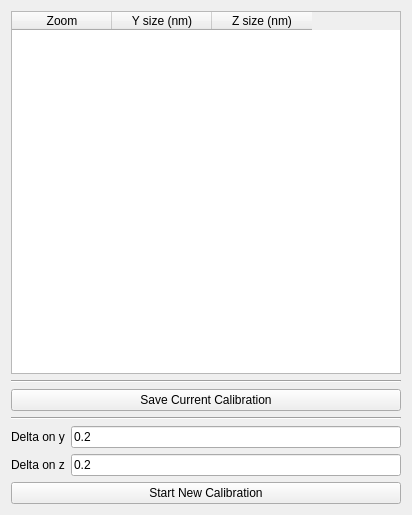
<?xml version="1.0" encoding="UTF-8"?>
<ui version="4.0">
 <class>Form</class>
 <widget class="QWidget" name="Form">
  <property name="geometry">
   <rect>
    <x>0</x>
    <y>0</y>
    <width>412</width>
    <height>515</height>
   </rect>
  </property>
  <property name="windowTitle">
   <string>Form</string>
  </property>
  <layout class="QVBoxLayout" name="verticalLayout_2">
   <item>
    <layout class="QVBoxLayout" name="verticalLayout">
     <item>
      <widget class="QTableWidget" name="calibration_table">
       <column>
        <property name="text">
         <string>Zoom</string>
        </property>
       </column>
       <column>
        <property name="text">
         <string>Y size (nm)</string>
        </property>
       </column>
       <column>
        <property name="text">
         <string>Z size (nm)</string>
        </property>
       </column>
      </widget>
     </item>
     <item>
      <widget class="Line" name="line">
       <property name="orientation">
        <enum>Qt::Horizontal</enum>
       </property>
      </widget>
     </item>
     <item>
      <widget class="QPushButton" name="save_calibration_pushbutton">
       <property name="text">
        <string>Save Current Calibration</string>
       </property>
      </widget>
     </item>
     <item>
      <widget class="Line" name="line_2">
       <property name="orientation">
        <enum>Qt::Horizontal</enum>
       </property>
      </widget>
     </item>
     <item>
      <layout class="QHBoxLayout" name="horizontalLayout_2">
       <item>
        <widget class="QLabel" name="delta_y_label">
         <property name="text">
          <string>Delta on y</string>
         </property>
        </widget>
       </item>
       <item>
        <widget class="QLineEdit" name="delta_y_textbox">
         <property name="text">
          <string>0.2</string>
         </property>
        </widget>
       </item>
      </layout>
     </item>
     <item>
      <layout class="QHBoxLayout" name="horizontalLayout_3">
       <item>
        <widget class="QLabel" name="delta_z_label">
         <property name="text">
          <string>Delta on z</string>
         </property>
        </widget>
       </item>
       <item>
        <widget class="QLineEdit" name="delta_z_textbox">
         <property name="text">
          <string>0.2</string>
         </property>
        </widget>
       </item>
      </layout>
     </item>
     <item>
      <widget class="QPushButton" name="start_new_calibration_pushbutton">
       <property name="text">
        <string>Start New Calibration</string>
       </property>
      </widget>
     </item>
    </layout>
   </item>
  </layout>
 </widget>
 <resources/>
 <connections/>
</ui>
